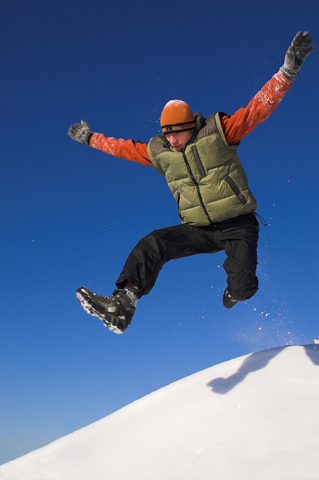
%> input picture Tasks/Task 3 - Segmentation/jump.jpg, 319 x 480 px
$ octave Task.m   (GNU Octave 9; MATLAB toolbox functions it lacks are replaced by stand-ins)
%> lines starting %> are read from the running program, lines starting %| are printed output that depends on the picture; in (x1, y1, x2, y2) boxes, pixels count from 0 and x2, y2 are one past the last pixel; in counts of white or black regions, pixels touching at a corner belong together; the program's own positions count from 1
%> further down, img is the input picture: size 480x319x3 uint8; mean R, G, B 84.4, 109.6, 151.2
### Tasks/Task 3 - Segmentation/extract_man.m
function man_img = extract_man(img)
[rows, cols, ~] = size(img);
%> rows = 480; cols = 319

black_back = img;
for r = 1:rows
    for c = 1:cols
        R = img(r, c, 1);
        G = img(r, c, 2);
        B = img(r, c, 3);
        if B > R && B > G && B > 85
            black_back(r, c, :) = 0;
        else
            black_back(r, c, :) = 255;
        end
    end
end
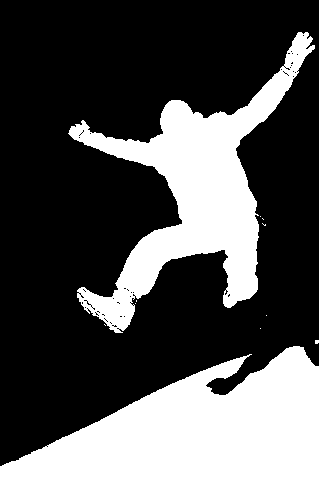
%> black_back: size 480x319x3 uint8; 30.6% white; 11 white regions (9 under 20 px), largest, box (x1, y1, x2, y2) and area: (0, 346, 319, 480) 25771, (68, 32, 315, 333) 21115
figure, imshow(black_back);

% close the man
SE = strel('square', 3);
closed_img = imclose(black_back, SE);
%> closed_img: size 480x319x3 uint8; 30.8% white; 8 white regions (6 under 20 px), largest, box (x1, y1, x2, y2) and area: (0, 346, 319, 480) 25775, (68, 32, 315, 333) 21334
figure, imshow(closed_img);

% open the man
opened_img = imopen(closed_img, SE);
%> opened_img: size 480x319x3 uint8; 30.8% white; 3 white regions (1 under 20 px), largest, box (x1, y1, x2, y2) and area: (0, 346, 319, 480) 25763, (69, 32, 315, 333) 21313
figure, imshow(opened_img);

% remove white snow
SE = strel('disk', 1);
closed_img = imerode(closed_img, SE);
%> closed_img: size 480x319x3 uint8; 29.7% white; 3 white regions (1 under 20 px), largest, box (x1, y1, x2, y2) and area: (0, 347, 319, 480) 25345, (69, 33, 314, 332) 20169
figure, imshow(closed_img);

% boundary extraction
% SE = strel('square', 3);
% erodedImg = imerode(g_img, SE);
% boundaryImg = g_img - erodedImg;
% figure, imshow(boundaryImg);

e_img = edge(rgb2gray(closed_img), 'canny');
%> e_img: size 480x319 logical; 1.3% white in thin lines or dots, all inside (x1, y1, x2, y2) = (1, 33, 318, 467)
figure, imshow(e_img);

e_img = imdilate(e_img, ones(3, 3));
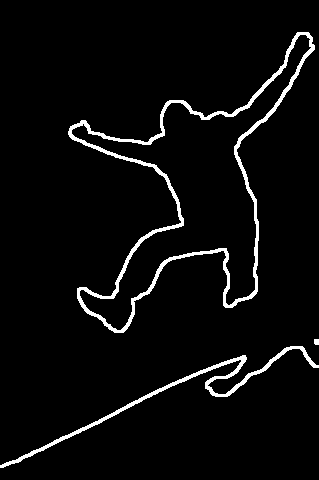
%> e_img: size 480x319 logical; 4.2% white; 3 white regions, box (x1, y1, x2, y2) and area: (68, 32, 315, 333) 4582, (0, 346, 319, 468) 1747, (314, 339, 319, 345) 29
figure, imshow(e_img);

n_img = ~e_img;
[l_img, ~] = bwlabel(n_img);
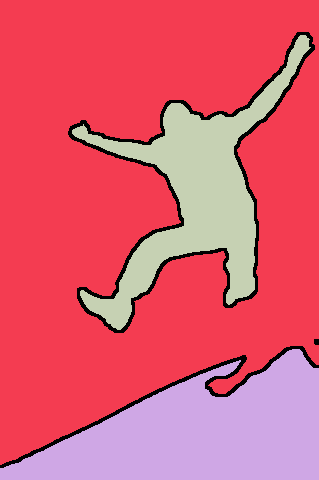
%> l_img: size 480x319 double; 4 distinct labels, from 0 to 3; one colour per label, 0 black
rgb_img = label2rgb(l_img);
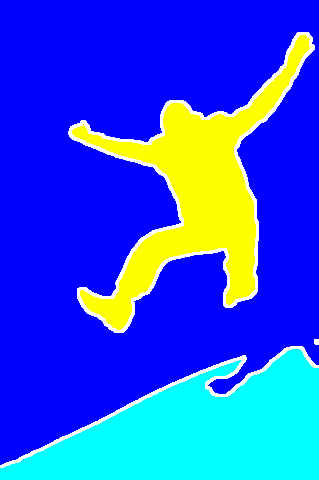
%> rgb_img: size 480x319x3 uint8; mean R, G, B 40.3, 81.1, 225.2
figure, imshow(rgb_img);

man_img = uint8(zeros(rows, cols, 3));
for r = 1:rows
    for c = 1:cols
        R = rgb_img(r, c, 1);
        G = rgb_img(r, c, 2);
        B = rgb_img(r, c, 3);
        if R == 255 && G == 255 && B == 0
            man_img(r, c, :) = img(r, c, :);
        end
    end
end
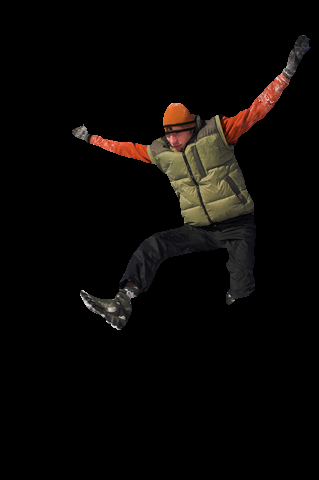
%> man_img: size 480x319x3 uint8; mean R, G, B 10.2, 7.8, 6.1
figure, imshow(man_img);

end

### Tasks/Task 3 - Segmentation/add_man.m
function img_plus_man = add_man(img, man_img)
[rows, cols, ~] = size(man_img);
img_plus_man = img;
for r = 1:rows
    for c = 1:cols
        R = man_img(r, c, 1);
        G = man_img(r, c, 2);
        B = man_img(r, c, 3);
        if ~(R == 0 && G == 0 && B == 0)
           img_plus_man(r, c, :) = man_img(r, c, :);
        end
    end
end
figure, imshow(img_plus_man);
end

### Tasks/Task 3 - Segmentation/Task.m
img = imread('jump.jpg');
man_img = extract_man(img);

img = imread('jump2.jpg');
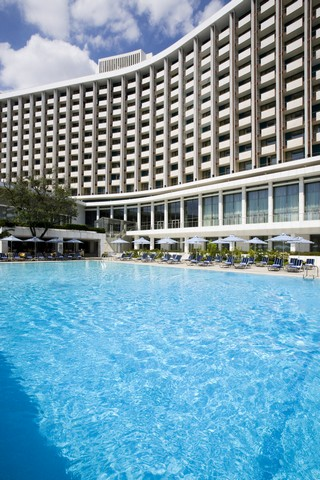
%> input picture Tasks/Task 3 - Segmentation/jump2.jpg, 320 x 480 px
%> img is the input picture: size 480x320x3 uint8; mean R, G, B 117.2, 155.9, 173.4
img_plus_man = add_man(img, man_img);
%> after the loop in add_man, `for r = 1:rows`:
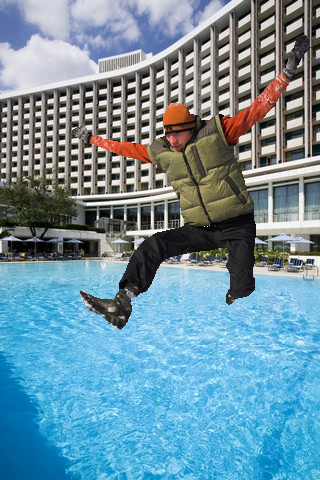
%> img_plus_man: size 480x320x3 uint8; 11.63% of pixels changed, all inside (x1, y1, x2, y2) = (72, 35, 311, 330)
